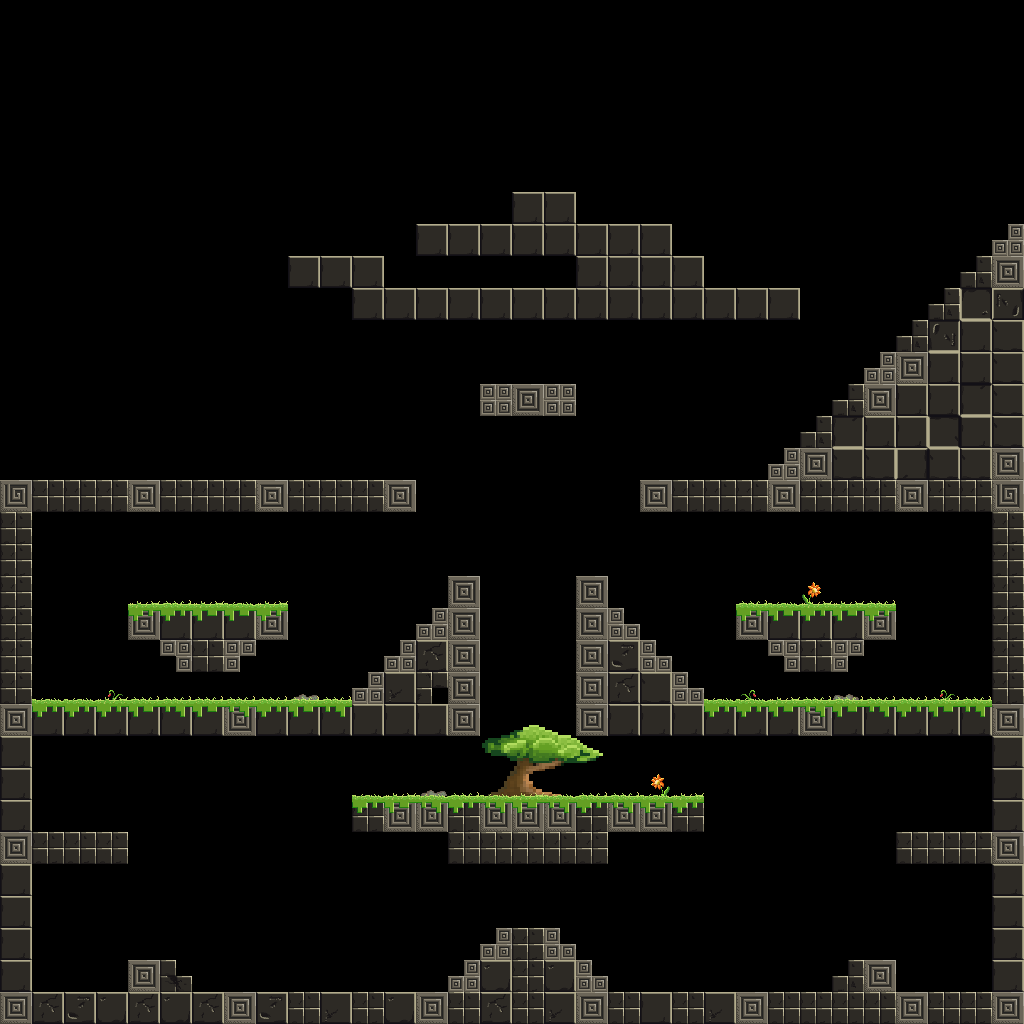

Rendered tile map (Tiled .tmx) drawn with the repository's tilesets; below, a short description and the map source with its tile grids summarised:
An orthogonal 32x32 tile map with 32x32 px tiles, 4 tile layers (decor, block, grass, gold) and 37 objects (4x Spawner, Crown).

<map version="1.0" orientation="orthogonal" width="32" height="32" tilewidth="32" tileheight="32">
 <tileset firstgid="1" name="test4b" tilewidth="32" tileheight="32">
  <image source="test4b.png" width="512" height="256" />
  <tile id="72">
   <properties>
    <property name="collectable" value="True" />
   </properties>
  </tile>
 </tileset>
 <layer name="decor" width="32" height="32">
  <data>[1024 cells, 54 non-empty, 17 distinct tile ids]</data>
 </layer>
 <layer name="block" width="32" height="32">
  <data>[1024 cells, 217 non-empty, 17 distinct tile ids]</data>
 </layer>
 <layer name="grass" width="32" height="32">
  <data>[1024 cells, 86 non-empty, 9 distinct tile ids]</data>
 </layer>
 <objectgroup name="Collision" width="32" height="32">
  <object x="0" y="992" width="1024" height="32" />
  <object x="640" y="480" width="384" height="32" />
  <object x="0" y="480" width="416" height="32" />
  <object x="0" y="512" width="32" height="480" />
  <object x="32" y="704" width="448" height="32" />
  <object x="576" y="704" width="416" height="32" />
  <object x="992" y="512" width="32" height="480" />
  <object x="896" y="832" width="96" height="32" />
  <object x="32" y="832" width="96" height="32" />
  <object x="864" y="960" width="32" height="32" />
  <object x="128" y="960" width="32" height="32" />
  <object x="128" y="608" width="160" height="32" />
  <object x="192" y="640" width="32" height="32" />
  <object x="736" y="608" width="160" height="32" />
  <object x="800" y="640" width="32" height="32" />
  <object x="352" y="800" width="352" height="32" />
  <object x="448" y="832" width="160" height="32" />
  <object x="512" y="928" width="32" height="64" />
  <object x="352" y="704">
   <polygon points="0,0 96,-96 96,0" />
  </object>
  <object x="608" y="608">
   <polygon points="0,0 96,96 0,96" />
  </object>
  <object x="448" y="992">
   <polygon points="0,0 64,-64 64,0" />
  </object>
  <object x="544" y="928">
   <polygon points="0,0 64,64 0,64" />
  </object>
  <object x="864" y="960">
   <polygon points="0,0 -32,32 0,32" />
  </object>
  <object x="160" y="960">
   <polygon points="0,0 32,32 0,32" />
  </object>
  <object x="448" y="576" width="32" height="128" />
  <object x="576" y="576" width="32" height="128" />
  <object x="160" y="640">
   <polygon points="0,0 32,32 32,0" />
  </object>
  <object x="224" y="640">
   <polygon points="0,0 0,32 32,0" />
  </object>
  <object x="768" y="640">
   <polygon points="0,0 32,32 32,0" />
  </object>
  <object x="832" y="640">
   <polygon points="0,0 0,32 32,0" />
  </object>
  <object x="1024" y="224">
   <polygon points="0,0 -256,256 0,256" />
  </object>
  <object x="480" y="384" width="96" height="32" />
 </objectgroup>
 <objectgroup color="#00ff00" name="Entities" width="32" height="32">
  <object name="Spawner" x="370" y="929" width="32" height="32" />
  <object name="Crown" x="224" y="928" width="33" height="31" />
  <object name="Spawner" x="631" y="930" width="36" height="35" />
  <object name="Spawner" x="388" y="750" width="36" height="35" />
  <object name="Spawner" x="618" y="751" width="36" height="35" />
 </objectgroup>
 <layer name="gold" width="32" height="32">
  <data>[1024 cells, 278 non-empty, 1 distinct tile ids]</data>
 </layer>
</map>
